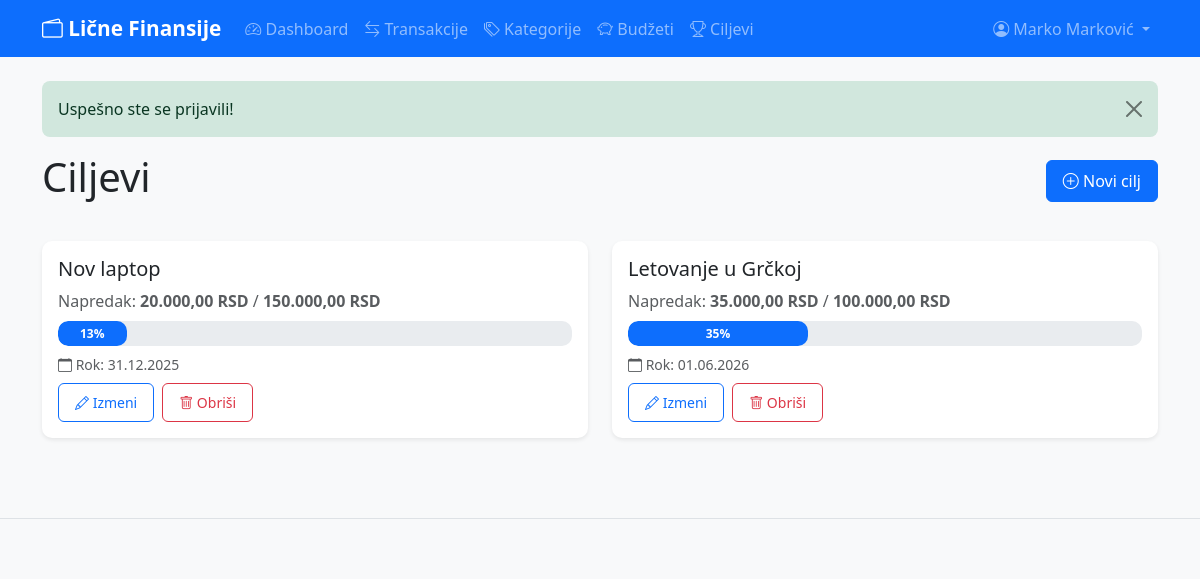
The app's page /goals/index.php (signed in) with its own data.
### tables this page shows
CREATE TABLE goals (
    id INT AUTO_INCREMENT PRIMARY KEY,
    user_id INT NOT NULL,
    title VARCHAR(200) NOT NULL,
    target_amount DECIMAL(12,2) NOT NULL,
    current_amount DECIMAL(12,2) DEFAULT 0.00,
    deadline DATE NULL,
    created_at TIMESTAMP DEFAULT CURRENT_TIMESTAMP,
    FOREIGN KEY (user_id) REFERENCES users(id) ON DELETE CASCADE,
    INDEX idx_user (user_id)
);

### src/Core/Database.php (called while the page is built, shortened)
<?php
class Database {
    private static ?PDO $instance = null;
    public static function getInstance(): PDO {
        if (self::$instance === null) {
            try {
                $host = defined('DB_HOST') ? DB_HOST : '127.0.0.1';
                $port = defined('DB_PORT') ? DB_PORT : '3306';
                $name = defined('DB_NAME') ? DB_NAME : 'finance_tracker';
                $charset = defined('DB_CHARSET') ? DB_CHARSET : 'utf8mb4';
                $dsn = "mysql:host={$host};port={$port};dbname={$name};charset={$charset}";
                self::$instance = new PDO($dsn, DB_USER, DB_PASS);
                self::$instance->setAttribute(PDO::ATTR_ERRMODE, PDO::ERRMODE_EXCEPTION);
                self::$instance->setAttribute(PDO::ATTR_DEFAULT_FETCH_MODE, PDO::FETCH_ASSOC);
                self::$instance->setAttribute(PDO::ATTR_EMULATE_PREPARES, false);
            } catch (PDOException $e) {
                die("Greška konekcije: " . $e->getMessage());
            }
        }
        return self::$instance;
    }
}

### src/Core/Session.php (called while the page is built, shortened)
<?php
class Session {
    public static function get(string $key, $default = null) {
        return $_SESSION[$key] ?? $default;
    }
    public static function has(string $key): bool {
        return isset($_SESSION[$key]);
    }
}

### src/Core/Auth.php (called while the page is built, shortened)
<?php
class Auth {
    public function isLoggedIn(): bool {
        return Session::has('user_id');
    }
    public function currentUser(): ?array {
        return [
            'id' => Session::get('user_id'),
            'name' => Session::get('user_name'),
            'email' => Session::get('user_email'),
            'role' => Session::get('user_role')
        ];
    }
}

### src/Repositories/BaseRepository.php (called while the page is built, shortened)
<?php
abstract class BaseRepository implements CrudRepositoryInterface {
    public function __construct() {
        $this->db = Database::getInstance();
    }
}

### src/Repositories/GoalRepository.php (called while the page is built, shortened)
<?php
class GoalRepository extends BaseRepository {
    protected string $table = 'goals';
    public function getUserGoals(int $userId): array {
        $sql = "SELECT * FROM {$this->table}
                WHERE user_id = :user_id
                ORDER BY (deadline IS NULL) ASC, deadline ASC, id DESC";
        $stmt = $this->db->prepare($sql);
        $stmt->execute(['user_id' => $userId]);
        return $stmt->fetchAll();
    }
}

### src/Helpers/functions.php (called while the page is built, shortened)
<?php
function e(?string $value): string {
    return htmlspecialchars($value ?? '', ENT_QUOTES, 'UTF-8');
}
function formatRsd(float $amount): string {
    return number_format($amount, 2, ',', '.') . ' RSD';
}
function formatDate(string $date): string {
    return date('d.m.Y', strtotime($date));
}

### src/Services/GoalService.php (called while the page is built, shortened)
<?php
class GoalService {
    public function calculateProgress(float $current, float $target): float {
        return min(($current / $target) * 100, 100);
    }
}

### public/goals/index.php (the view, shortened to what this page needs)
<?php
require_once '../../src/Helpers/functions.php';
spl_autoload_register(function ($class) {
    $prefix = 'App\\';
    $base_dir = __DIR__ . '/../../src/';
    $len = strlen($prefix);
    $relative_class = substr($class, $len);
    $file = $base_dir . str_replace('\\', '/', $relative_class) . '.php';
});
$auth = new Auth();
$user = $auth->currentUser();
$goalRepo = new GoalRepository();
$goalService = new GoalService();
$goals = $goalRepo->getUserGoals($user['id']);
include '../../views/partials/header.php';
?>
<div class="d-flex justify-content-between align-items-center mb-4">
    <h1>Ciljevi</h1>
    <a href="/goals/create.php" class="btn btn-primary">
        <i class="bi bi-plus-circle"></i> Novi cilj
    </a>
</div>
<div class="row">
    <?php if (empty($goals)): ?>
        <div class="col-12">
            <div class="alert alert-info">
                <i class="bi bi-info-circle"></i> Nemate postavljene ciljeve.
            </div>
        </div>
    <?php else: ?>
        <?php foreach ($goals as $goal):
            $progress = $goalService->calculateProgress($goal['current_amount'], $goal['target_amount']);
        ?>
        <div class="col-md-6 mb-4">
            <div class="card">
                <div class="card-body">
                    <h5 class="card-title">
                        <?= e($goal['title']) ?>
                    </h5>
                    <p class="text-muted mb-2">
                        Napredak: <strong><?= formatRsd($goal['current_amount']) ?></strong> /
                        <strong><?= formatRsd($goal['target_amount']) ?></strong>
                    </p>
                    <div class="progress mb-2" style="height: 25px;">
                        <div class="progress-bar bg-<?= $progress >= 100 ? 'success' : 'primary' ?>"
                             style="width: <?= $progress ?>%">
                            <?= round($progress) ?>%
                        </div>
                    </div>
                    <?php if ($goal['deadline']): ?>
                    <p class="text-muted small mb-2">
                        <i class="bi bi-calendar"></i> Rok: <?= formatDate($goal['deadline']) ?>
                    </p>
                    <?php endif; ?>
                    <div class="d-flex gap-2">
                        <a href="/goals/edit.php?id=<?= $goal['id'] ?>"
                           class="btn btn-sm btn-outline-primary">
                            <i class="bi bi-pencil"></i> Izmeni
                        </a>
                        <form method="POST" class="d-inline"
                              onsubmit="return confirm('Da li ste sigurni?')">
                            <button type="submit" name="delete" value="<?= $goal['id'] ?>"
                                    class="btn btn-sm btn-outline-danger">
                                <i class="bi bi-trash"></i> Obriši
                            </button>
                        </form>
                    </div>
                </div>
            </div>
        </div>
        <?php endforeach; ?>
    <?php endif; ?>
</div>
<?php include '../../views/partials/footer.php'; ?>

### public/assets/css/custom.css (style rules this page uses)
body { background-color: #f8f9fa; font-family: 'Segoe UI', Tahoma, Geneva, Verdana, sans-serif; }
.card { border: none; border-radius: 10px; box-shadow: 0 2px 4px rgba(0, 0, 0, 0.08); transition: transform 0.2s, box-shadow 0.2s; }
.btn { border-radius: 6px; padding: 8px 16px; font-weight: 500; transition: all 0.2s; }
.progress { border-radius: 10px; background-color: #e9ecef; }
.progress-bar { border-radius: 10px; font-weight: 600; }
.card { animation: fadeIn 0.3s ease-out; }
.mb-4 { margin-bottom: 2rem !important; }

### records on screen
goals: title "Nov laptop", current_amount "20.000,00 RSD", target_amount "150.000,00 RSD", progress "13", deadline "31.12.2025", $goal['id'] 2 (drawn)
goals: title "Letovanje u Grčkoj", current_amount "35.000,00 RSD", target_amount "100.000,00 RSD", progress "35", deadline "01.06.2026", $goal['id'] 1 (drawn)

### other values on screen
APP_NAME "Lične Finansije"
Session::get('user_name') "Marko Marković"
$flash['message'] "Uspešno ste se prijavili!"
